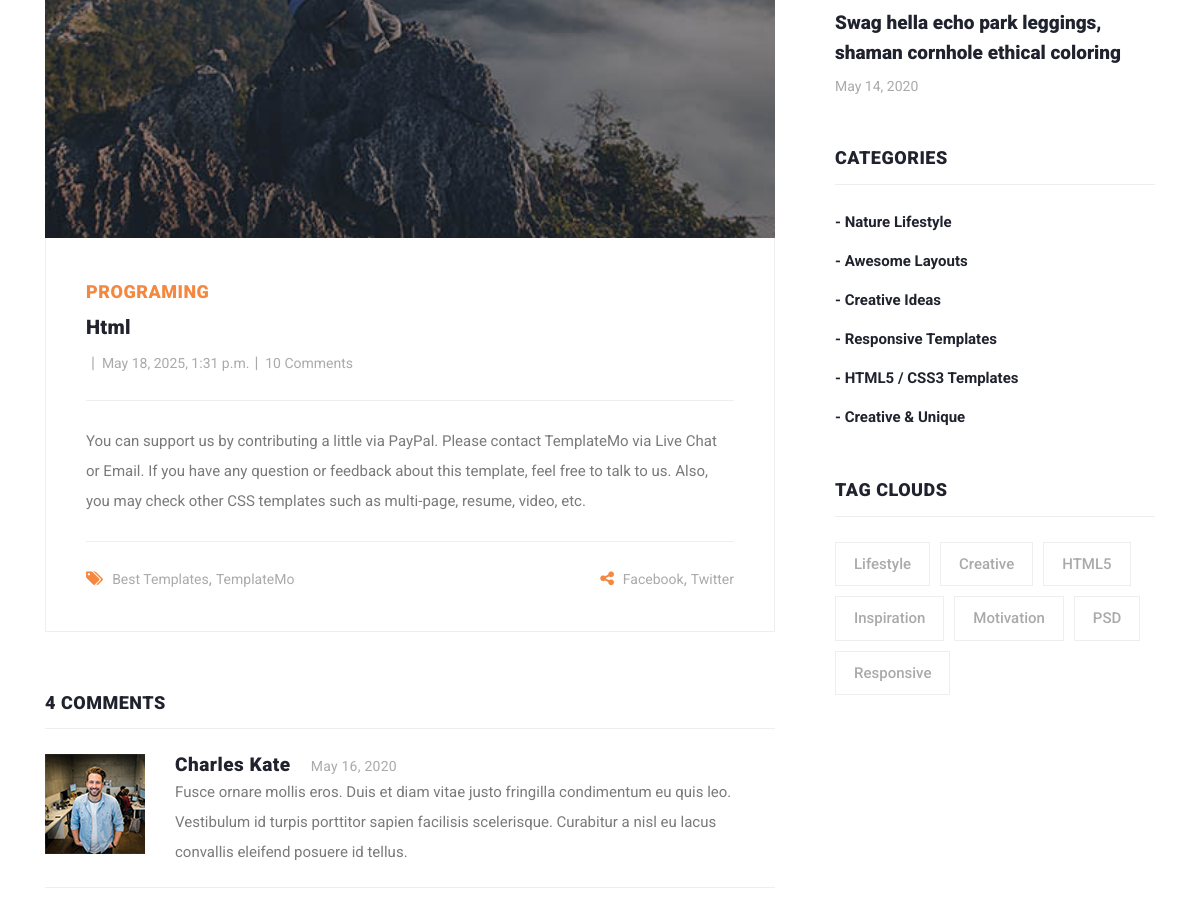
The app's page /article/detail/4 (middle part), older data.
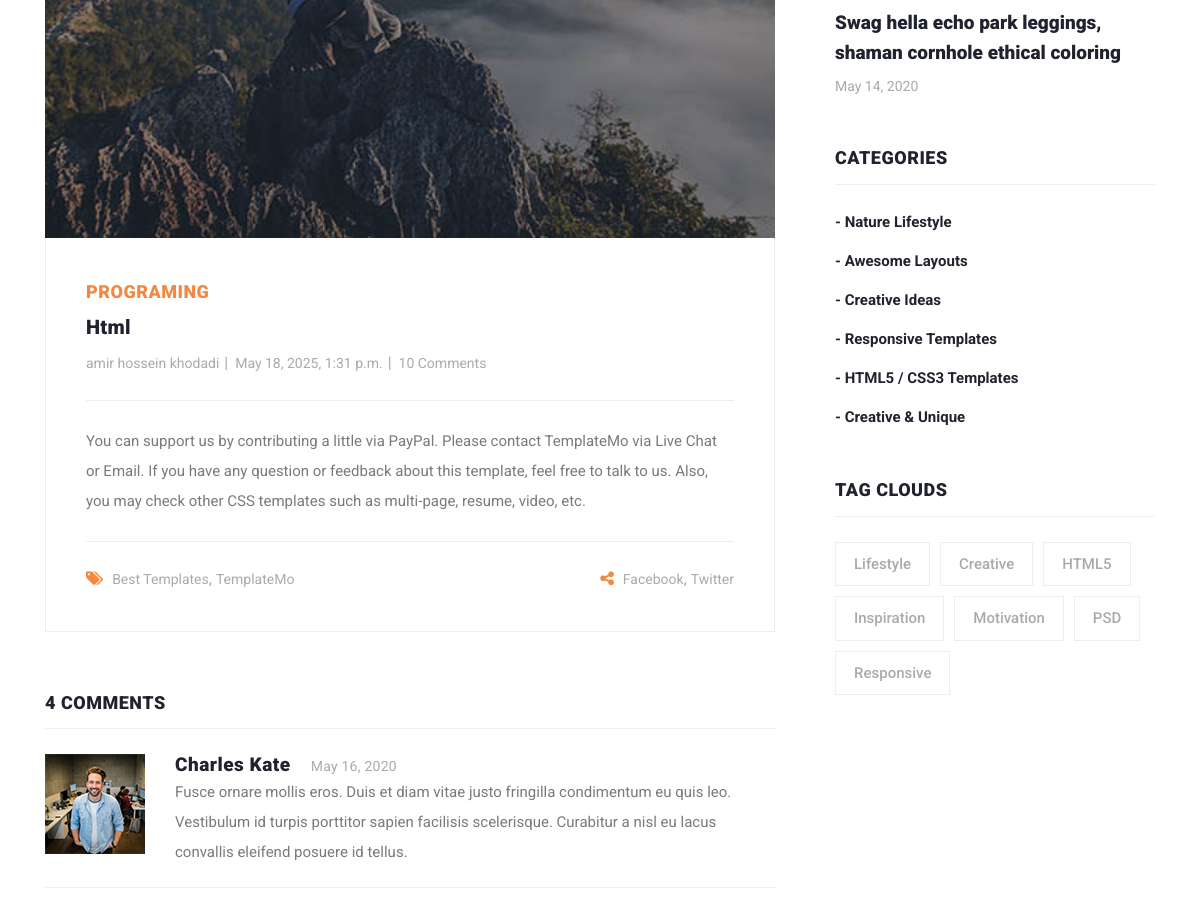
The same page, newer data.
### blog/models.py (models this page shows, shortened)
class Article(models.Model):
    title = models.CharField(max_length=200 ,editable=False ,help_text='enter your article title' )
    content = models.TextField()
    created_date = models.DateTimeField(auto_now_add=True)
    updated_date = models.DateTimeField(auto_now=True)
    image = models.ImageField(upload_to='blog/images/')
    author = models.ForeignKey(User, on_delete=models.CASCADE)
    category = models.ManyToManyField(Category)
    floatfield = models.FloatField(default=1)
    myfile = models.FileField(upload_to='blog/file/')
    status = models.BooleanField(default=True)
    published = models.BooleanField(default=True)
    objects = models.Manager()
    custom_objects = ArticleManager()

class Category(models.Model):
    name = models.CharField(max_length=50)
    def __str__(self):
        return self.name

### blog/views.py (the view)
# urls.py: path('detail/<int:pk>', views.article_detail, name='artcile_detail')
def article_detail(request , pk):
    article = get_object_or_404(Article, pk=pk)
    return render(request , 'blog/post_details.html',{'article' : article })

### blog/templates/blog/post_details.html (shortened to what the changed rows need)
{% load static %}
<!DOCTYPE html>
<html lang="en">
  <head>
    <link href={% static "vendor/bootstrap/css/bootstrap.min.css" %} rel="stylesheet">
    <link rel="stylesheet" href={% static "css/fontawesome.css" %}>
    <link rel="stylesheet" href={% static "css/templatemo-stand-blog.css" %}>
    <link rel="stylesheet" href={% static "css/owl.css" %}>
  </head>
  <body>
    <section class="blog-posts grid-system">
      <div class="container">
        <div class="row">
          <div class="col-lg-8">
            <div class="all-blog-posts">
              <div class="row">
                <div class="col-lg-12">
                  <div class="blog-post">
                    <div class="blog-thumb">
                      <img src="{{ article.image.url}}" alt="">
                    </div>
                    <div class="down-content">
                      <span>{{ article.category.first }}</span>
                      <a href="post-details.html"><h4>{{ article.title}}</h4></a>
                      <ul class="post-info">
                        <li><a href="#">{{ article.author.get_full_name}}</a></li>
                        <li><a href="#">{{ article.created_date}}</a></li>
                        <li><a href="#">10 Comments</a></li>
                      </ul>
                     <p>{{ article.content }}</p>
                        <div class="post-options">
                        <div class="row">
                        </div>
                      </div>
                    </div>
                  </div>
                </div>
                <div class="col-lg-12">
                  <div class="sidebar-item comments">
                    <div class="sidebar-heading">
                      <h2>4 comments</h2>
                    </div>
                  </div>
                </div>
              </div>
            </div>
          </div>
          <div class="col-lg-4">
            <div class="sidebar">
              <div class="row">
                <div class="col-lg-12">
                  <div class="sidebar-item categories">
                    <div class="sidebar-heading">
                      <h2>Categories</h2>
                    </div>
                  </div>
                </div>
                <div class="col-lg-12">
                  <div class="sidebar-item tags">
                    <div class="sidebar-heading">
                      <h2>Tag Clouds</h2>
                    </div>
                  </div>
                </div>
              </div>
            </div>
          </div>
        </div>
      </div>
    </section>
  </body>
</html>

Row changes from the older to the newer data that the page shows:
changed Article "Html": author.get_full_name (not shown) → "amir hossein khodadi"
